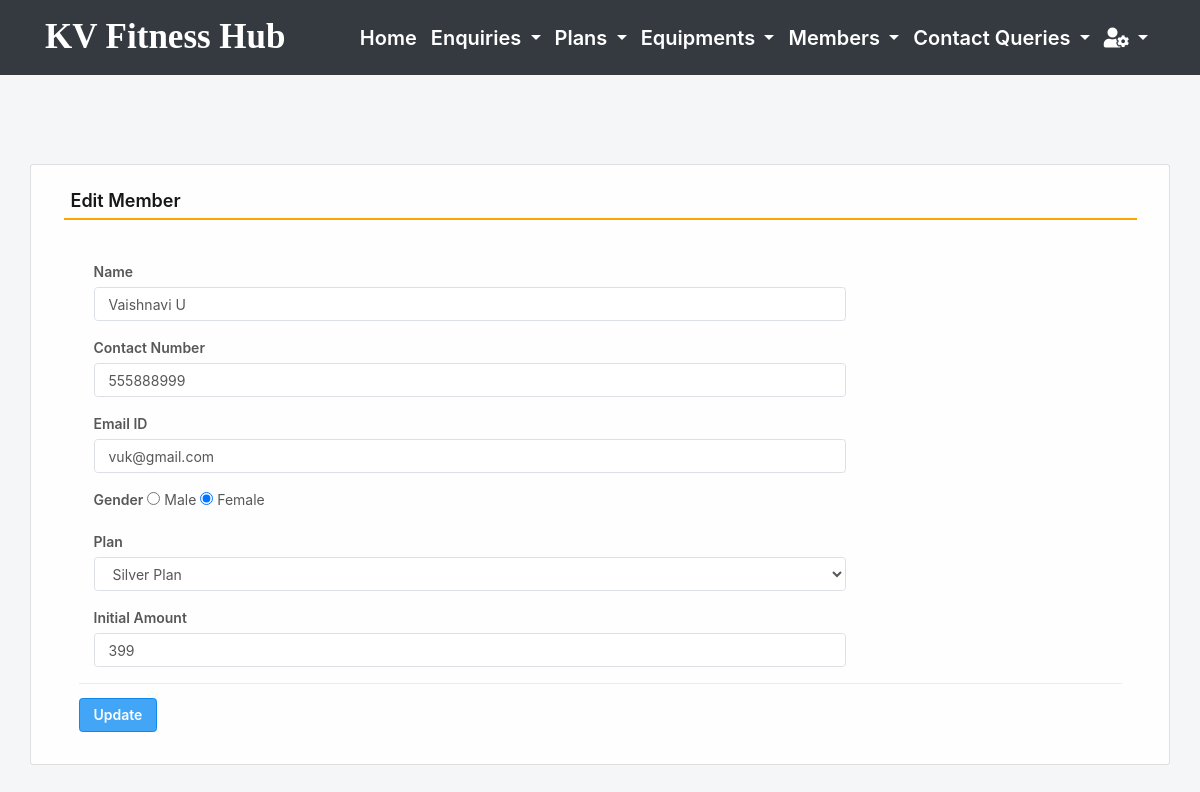
Page /edit_Member/2 (signed in) on the committed database.
### gym/models.py (models this page shows, shortened)
class Member(models.Model):
    name = models.CharField(max_length=150, null=True)
    contact = models.CharField(max_length=15, null=True)
    email = models.CharField(max_length=50, null=True)
    gender = models.CharField(max_length=10, null=True)
    plan = models.CharField(max_length=100, null=True)
    joindate = models.DateField(null=True)
    initamount = models.CharField(max_length=100, null=True)

### gym/views.py (the view, shortened to what this page needs)
# urls.py: path('edit_Member/<int:pid>', edit_Member, name='edit_Member'),
def edit_Member(request,pid):
    if not request.user.is_authenticated:
        return redirect(admin_login)
    error = ""
    user = request.user
    member = Member.objects.get(id=pid)
    return render(request,'edit_Member.html', locals())

### gym/templates/edit_Member.html (shortened to what this page needs)
{% include 'admin_nav.html' %}
{% load static %}
{% block main %}
 <html lang="en" class="no-focus">
 <link rel="stylesheet" id="css-main" href="{% static 'css1/codebase.min.css' %}">
 <br><br><br><br>
	<div class="container card shadow mt-5">
		<div class="card-body">
			<h5 class="p-2" style="border-bottom: 2px solid orange">Edit Member</h5>
             <br>
			<div class="container-fluid">
					<form method="post">
                        <div class="col-sm-9">
							<div class="form-group">
								<label>Name</label>
                                <input type="text" name="name" class="form-control" value="{{member.name}}">
							</div>
						</div>
						<div class="col-sm-9">
							<div class="form-group">
								<label>Contact Number</label>
                                <input type="text" name="contact" class="form-control" value="{{member.contact}}">
							</div>
						</div>
						<div class="col-sm-9">
							<div class="form-group">
								<label>Email ID</label>
                                <input type="email" name="email" class="form-control" value="{{member.email}}">
							</div>
						</div>
						<div class="col-sm-9">
							<div class="form-group">
								<label>Gender</label>
								{% if member.gender == "Female" %}
								<input type="radio" name="gender" value="Male"> Male
								<input type="radio" name="gender" value="Female" checked> Female
								{% endif %}
							</div>
						</div>
                        <div class="col-sm-9">
							<div class="form-group">
								<label>Plan</label>
                                <select name="plan" class="form-control">
                                    <option value="{{member.plan}}">{{member.plan}}</option>
								</select>
							</div>
						</div>
                        <div class="col-sm-9">
							<div class="form-group">
								<label>Initial Amount</label>
                                <input type="text" name="initamount" class="form-control" value="{{member.initamount}}">
							</div>
						</div>
						<hr>
						<input type="submit" value="Update" class="btn btn-primary">
					</form>
				</div>
			</div>
		</div>
        <link rel="stylesheet" href="https://use.fontawesome.com/releases/v5.6.3/css/all.css">
 </html>
{% endblock %}

### gym/templates/edit_Member.html (style rules this page uses)
.container.card { background-color: rgba(255, 255, 255, 0.9); }

### rows in the picture
Member: name "Vaishnavi U", contact "555888999", email "vuk@gmail.com", plan "Silver Plan", initamount "399"
